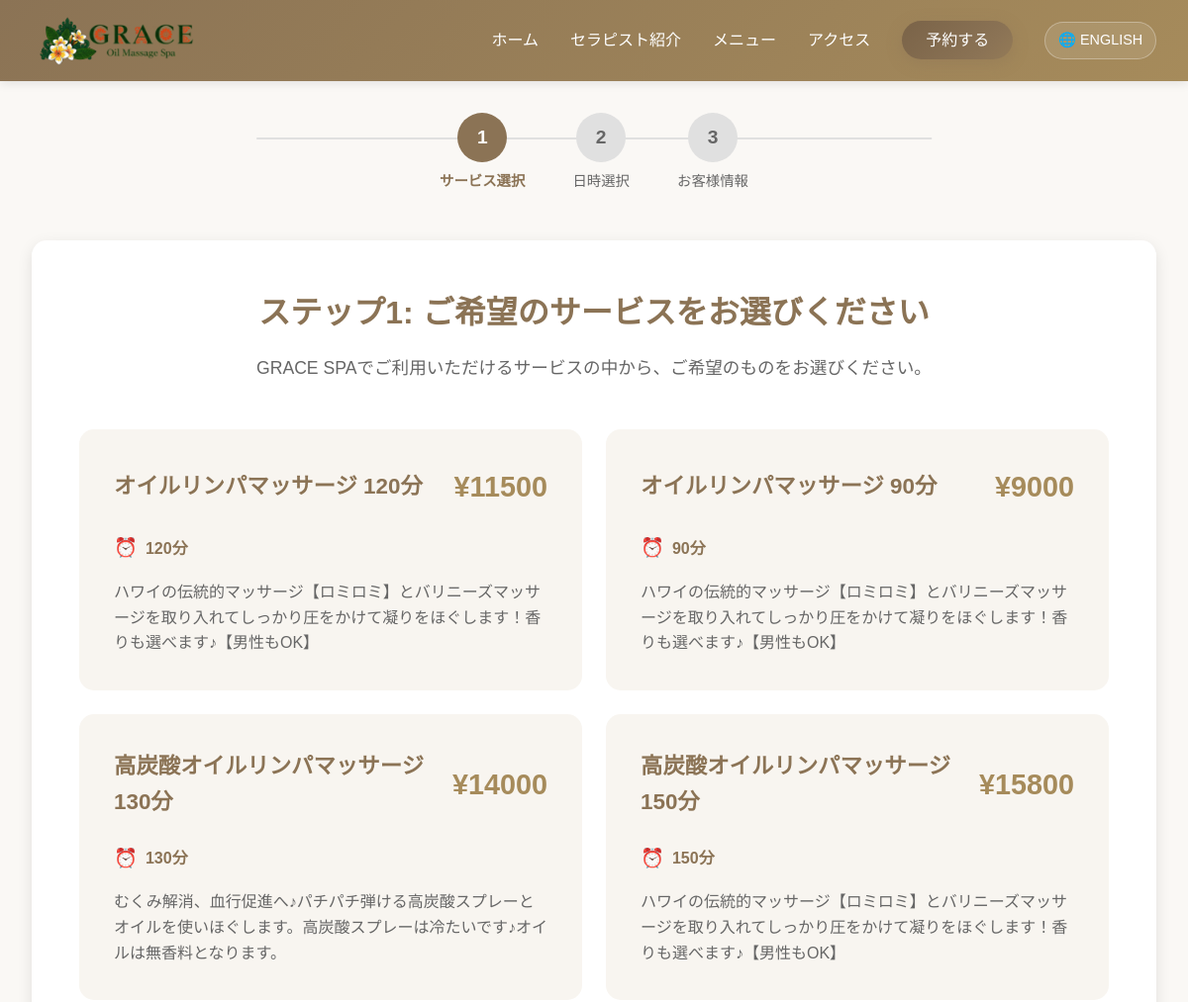
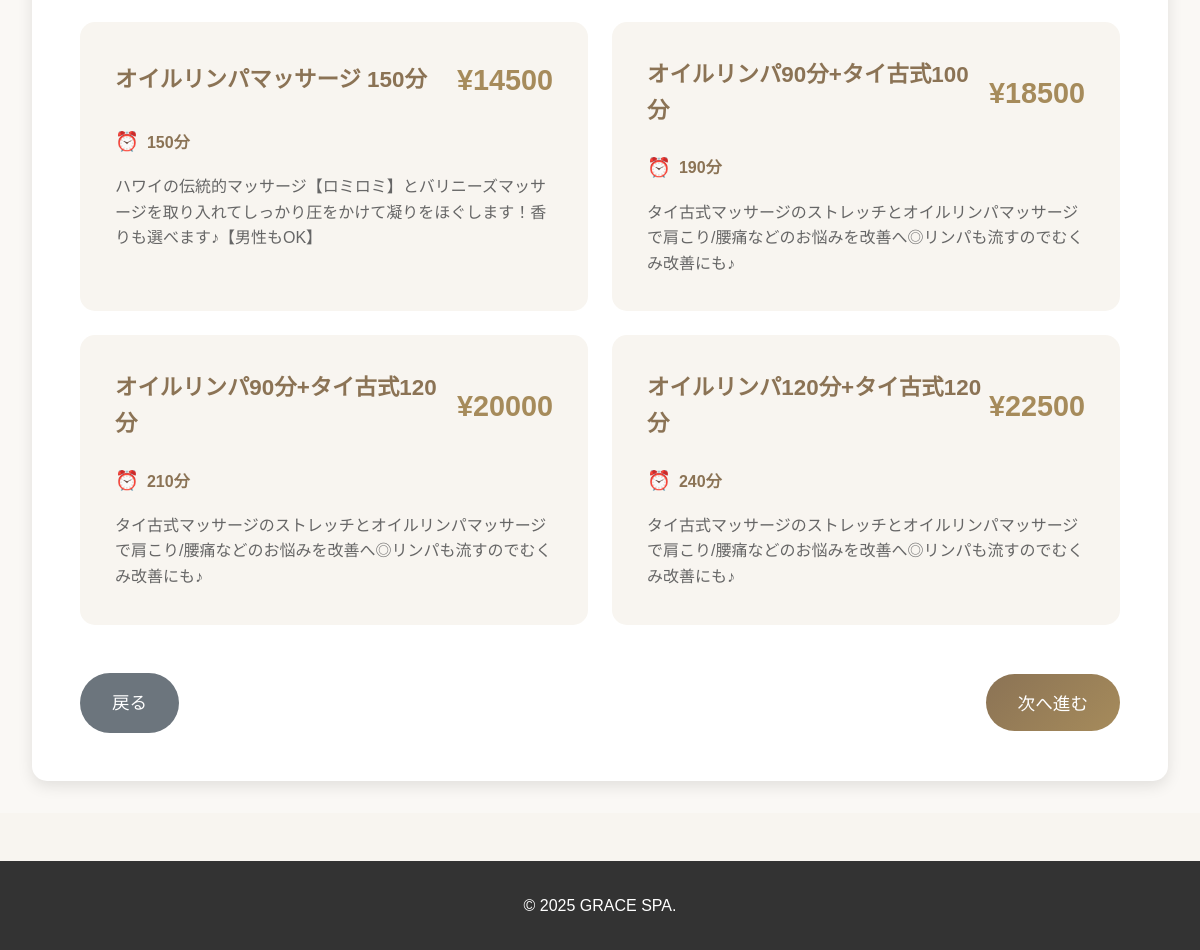
Page /booking/step1/ on the committed database (2 pictures, top to bottom).
### bookings/models.py (models this page shows, shortened)
class Service(models.Model):
    name = models.CharField('サービス名', max_length=100)
    description = models.TextField('説明', blank=True)
    duration_minutes = models.PositiveIntegerField('施術時間（分）')
    price = models.PositiveIntegerField('料金')
    is_active = models.BooleanField('有効', default=True)
    sort_order = models.PositiveIntegerField('表示順', default=0)
    created_at = models.DateTimeField('作成日時', auto_now_add=True)
    updated_at = models.DateTimeField('更新日時', auto_now=True)
    class Meta:
        verbose_name = 'サービス'
        verbose_name_plural = 'サービス'
        ordering = ['sort_order', 'name']

### bookings/views.py (the view)
# urls.py: path('booking/step1/', views.booking_step1, name='booking_step1'),  # サービス選択
def booking_step1(request):
    current_language = get_language()
    all_services = Service.objects.all()
    active_services = Service.objects.filter(is_active=True)
    logger.debug(f"全サービス数: {all_services.count()}")
    logger.debug(f"アクティブサービス数: {active_services.count()}")
    for service in all_services:
        logger.debug(f"サービス: {service.name}, アクティブ: {service.is_active}, ID: {service.id}")
    if request.method == 'POST':
        form = ServiceSelectionForm(request.POST)
        logger.debug(f"POSTデータ: {request.POST}")
        logger.debug(f"フォームが有効: {form.is_valid()}")
        if not form.is_valid():
            logger.debug(f"フォームエラー: {form.errors}")
        if form.is_valid():
            service_id = form.cleaned_data['service'].id
            logger.debug(f"選択されたサービスID: {service_id}")
            request.session['booking_service_id'] = service_id
            return redirect('bookings:booking_step2')
    else:
        form = ServiceSelectionForm()
    services = Service.objects.filter(is_active=True).order_by('sort_order', 'name')
    logger.debug(f"テンプレートに渡すサービス数: {services.count()}")
    if current_language == 'en':
        context = {
            'form': form,
            'services': services,
            'title': 'Step 1: Service Selection - GRACE SPA',
            'step': 1,
            'total_steps': 3
        }
        template_name = 'bookings/step1_service_en.html'
    else:
        context = {
            'form': form,
            'services': services,
            'title': 'ステップ1: サービス選択 - GRACE SPA',
            'step': 1,
            'total_steps': 3
        }
        template_name = 'bookings/step1_service.html'
    return render(request, template_name, context)

### templates/bookings/step1_service.html (shortened to what this page needs)
{% extends 'base.html' %}
{% block content %}
<div class="booking-steps-container">
    <div class="container">
        <div class="progress-container">
            <div class="progress-bar">
                <div class="step active">
                    <div class="step-number">1</div>
                    <div class="step-label">サービス選択</div>
                </div>
                <div class="step">
                    <div class="step-number">2</div>
                    <div class="step-label">日時選択</div>
                </div>
                <div class="step">
                    <div class="step-number">3</div>
                    <div class="step-label">お客様情報</div>
                </div>
            </div>
        </div>
        <div class="step-content">
            <h1>ステップ1: ご希望のサービスをお選びください</h1>
            <p class="step-description">
                GRACE SPAでご利用いただけるサービスの中から、ご希望のものをお選びください。
            </p>
            <form method="post" class="service-selection-form">
                <div class="services-grid">
                    {% for service in services %}
                    <div class="service-option">
                        <label for="service_{{ service.id }}" class="service-card">
                            <div class="service-header">
                                <h3>{{ service.name }}</h3>
                                <div class="service-price">¥{{ service.price|floatformat:0 }}</div>
                            </div>
                            <div class="service-details">
                                <div class="service-duration">
                                    <span class="icon">⏰</span>
                                    {{ service.duration_minutes }}分
                                </div>
                                {% if service.description %}
                                <div class="service-description">
                                    {{ service.description }}
                                </div>
                                {% endif %}
                            </div>
                        </label>
                    </div>
                    {% endfor %}
                </div>
                <div class="form-actions">
                    <a href="{% url 'website:home' %}" class="btn btn-secondary">戻る</a>
                    <button type="submit" class="btn btn-primary">次へ進む</button>
                </div>
            </form>
        </div>
    </div>
</div>
{% endblock %}

### templates/base.html (style rules this page uses)
* { margin: 0; padding: 0; box-sizing: border-box; }
body { font-family: 'Noto Sans JP', Arial, sans-serif; line-height: 1.6; color: #333; background-color: #f8f5f0; }
.container { max-width: 1200px; margin: 0 auto; padding: 0 2rem; }
.btn { padding: 1rem 2rem; border: none; border-radius: 50px; font-size: 1.1rem; text-decoration: none; cursor: pointer; transition: all 0.3s; display: inline-block; font-family: inherit; text-align: center; }
.btn-primary { background: linear-gradient(135deg, #8b7355 0%, #a68b5b 100%); color: white; }
.btn-secondary { background: #6c757d; color: white; }

### templates/bookings/step1_service.html (style rules this page uses)
.booking-steps-container { padding: 2rem 0; min-height: 80vh; background: #faf8f5; }
.progress-container { margin-bottom: 3rem; }
.progress-bar { display: flex; justify-content: center; align-items: center; gap: 3rem; position: relative; }
.progress-bar::before { content: ''; position: absolute; top: 25px; left: 50%; transform: translateX(-50%); width: 60%; height: 2px; background: #e0e0e0; z-index: 1; }
.step { display: flex; flex-direction: column; align-items: center; position: relative; z-index: 2; }
.step-number { width: 50px; height: 50px; border-radius: 50%; background: #e0e0e0; color: #666; display: flex; align-items: center; justify-content: center; font-weight: bold; font-size: 1.2rem; margin-bottom: 0.5rem; transition: all 0.3s; }
.step.active .step-number { background: #8b7355; color: white; }
.step-label { font-size: 0.9rem; color: #666; text-align: center; }
.step.active .step-label { color: #8b7355; font-weight: bold; }
.step-content { background: white; padding: 3rem; border-radius: 15px; box-shadow: 0 5px 15px rgba(0,0,0,0.1); }
.step-content h1 { color: #8b7355; text-align: center; margin-bottom: 1rem; font-size: 2rem; }
.step-description { text-align: center; color: #666; margin-bottom: 3rem; font-size: 1.1rem; }
.services-grid { display: grid; grid-template-columns: repeat(auto-fit, minmax(350px, 1fr)); gap: 1.5rem; margin-bottom: 3rem; }
.service-option { position: relative; }
.service-card { display: block; background: #f8f5f0; border: 3px solid transparent; border-radius: 15px; padding: 2rem; cursor: pointer; transition: all 0.3s; position: relative; height: 100%; }
.service-header { display: flex; justify-content: space-between; align-items: center; margin-bottom: 1.5rem; }
.service-header h3 { color: #8b7355; margin: 0; font-size: 1.4rem; }
.service-price { font-size: 1.8rem; font-weight: bold; color: #a68b5b; }
.service-details { color: #555; }
.service-duration { display: flex; align-items: center; gap: 0.5rem; margin-bottom: 1rem; font-weight: bold; color: #8b7355; }
.service-duration .icon { font-size: 1.2rem; }
.service-description { line-height: 1.6; color: #666; }
.form-actions { text-align: center; display: flex; justify-content: space-between; align-items: center; }
.btn { padding: 1rem 2rem; border: none; border-radius: 50px; font-size: 1.1rem; text-decoration: none; cursor: pointer; transition: all 0.3s; display: inline-block; }
.btn-primary { background: linear-gradient(135deg, #8b7355 0%, #a68b5b 100%); color: white; }
.btn-secondary { background: #6c757d; color: white; }

### rows in the picture
Service: name "オイルリンパマッサージ 120分", price "11500", duration_minutes "120", description "ハワイの伝統的マッサージ【ロミロミ】とバリニーズマッサージを取り入れてしっかり圧をかけて凝りをほぐします！香りも選べます♪【男性もOK】"
Service: name "オイルリンパマッサージ 90分", price "9000", duration_minutes "90", description "ハワイの伝統的マッサージ【ロミロミ】とバリニーズマッサージを取り入れてしっかり圧をかけて凝りをほぐします！香りも選べます♪【男性もOK】"
Service: name "高炭酸オイルリンパマッサージ 130分", price "14000", duration_minutes "130", description "むくみ解消、血行促進へ♪パチパチ弾ける高炭酸スプレーとオイルを使いほぐします。高炭酸スプレーは冷たいです♪オイルは無香料となります。"
Service: name "高炭酸オイルリンパマッサージ 150分", price "15800", duration_minutes "150", description "ハワイの伝統的マッサージ【ロミロミ】とバリニーズマッサージを取り入れてしっかり圧をかけて凝りをほぐします！香りも選べます♪【男性もOK】"
Service: name "オイルリンパマッサージ 150分", price "14500", duration_minutes "150", description "ハワイの伝統的マッサージ【ロミロミ】とバリニーズマッサージを取り入れてしっかり圧をかけて凝りをほぐします！香りも選べます♪【男性もOK】"
Service: name "オイルリンパ90分+タイ古式100分", price "18500", duration_minutes "190", description "タイ古式マッサージのストレッチとオイルリンパマッサージで肩こり/腰痛などのお悩みを改善へ◎リンパも流すのでむくみ改善にも♪"
Service: name "オイルリンパ90分+タイ古式120分", price "20000", duration_minutes "210", description "タイ古式マッサージのストレッチとオイルリンパマッサージで肩こり/腰痛などのお悩みを改善へ◎リンパも流すのでむくみ改善にも♪"
Service: name "オイルリンパ120分+タイ古式120分", price "22500", duration_minutes "240", description "タイ古式マッサージのストレッチとオイルリンパマッサージで肩こり/腰痛などのお悩みを改善へ◎リンパも流すのでむくみ改善にも♪"
